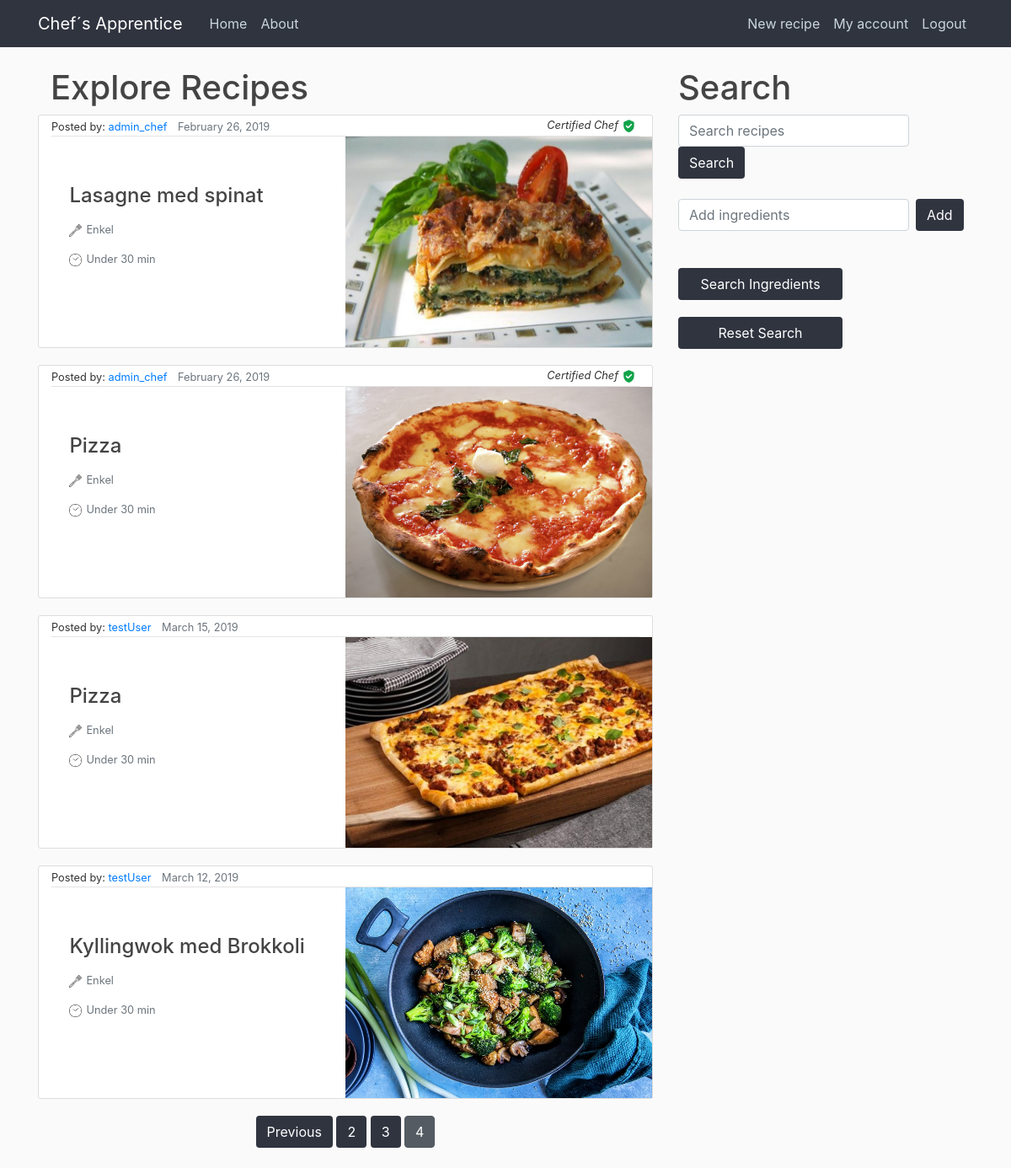
The app's page /?page=4&q= (signed in) with its own data.
### chefs_apprentice/models.py (models this page shows, shortened)
class Recipe(models.Model):
    title = models.CharField(max_length=100)  # tenkt samme som tilhørende post
    ingredients = models.ManyToManyField(ChosenIngredient, blank=True, related_name='+')  # liste av ingrediensobjekter
    description = models.TextField()  # tenkt sammen med content i post
    date_posted = models.DateTimeField(
        default=timezone.now)  # DateTimeField(auto_now=True) ville satt datoen til akkurat nå
    author = models.ForeignKey(User,
                               on_delete=models.CASCADE)  # on_delete=models.CASCADE sier at hvis brukeren blir slettet vil postene også bli slettet
    image = models.ImageField(default='default.jpg', upload_to='food_pics')
    visible = models.BooleanField(default=True)
    NIVA = (
        ('E', 'Enkel'),
        ('M', 'Middels'),
        ('V', 'Vanskelig'),
    )
    TID = (
        ('L', 'Under 30 min'),
        ('M', 'Ca. 30-60 min'),
        ('S', 'Over 1 time'),
    )
    tid = models.CharField(default='L', max_length=1, choices=TID)
    niva = models.CharField(default='E', max_length=1, choices=NIVA)

### chefs_apprentice/views.py (the view, shortened to what this page needs)
# urls.py: path('', views.home, name='chef-home'),
@login_required
def home(request):
    queryset = Recipe.objects.all().order_by("-date_posted") # sorterer visning av oppskrifter på hjemmesiden slik at de nyeste kommer øverst.
    recipe = queryset[0]
    start_list = []
    for a in queryset:
        if a.author.is_staff:
            start_list.append(a)
    for b in queryset:
        if b.author.is_staff == False:
            start_list.append(b)
    query = request.GET.get("q")
    if query:
        queryset = queryset.filter(
            Q(title__icontains=query) # hvis en oppskriftstittel inneholder søkeordet - legg til oi queryset
        )
    query_i = request.GET.get("q_i")
    if request.GET.get("search_ingredient"):
        queryset = getRecipies(queryset, curr_i.current_ingredients)
    if not request.GET.get("search_ingredient") and not query:
        queryset = start_list
    if request.GET.get("reset"):
        curr_i.current_ingredients = set([])
    paginator = Paginator(queryset, 5) # Vis 5 oppskrifter per side
    page = request.GET.get('page')
    queryset = paginator.get_page(page)
    context = {
        'recipies': queryset,
        'current_ingredients': curr_i.current_ingredients
    }
    return render(request, 'chefs_apprentice/home.html', context)

### chefs_apprentice/templates/chefs_apprentice/home.html (shortened to what this page needs)
{% extends "chefs_apprentice/base.html" %}
{% block content%}
<div class="container">
  <div class="row">
    <div class="col">
        <h1>Explore Recipes</h1>
    </div>
    </div>
</div>
  {% for recipe in recipies %}
    {% if recipe.visible %}
      <article class="media recipe-section">
        <div class="container">
          <div class="article-metadata">
            <small>Posted by: <a class="mr-2" href="#">{{ recipe.author }}</a></small>
            <small class="text-muted">{{ recipe.date_posted|date:"F d, Y" }}</small>
            <small class="certification">{% if recipe.author.is_staff %}<i>Certified Chef</i><img class="verified" id="certified" src="static/chefs_apprentice/verified.png" alt="#">{% endif %}</small>
          </div>
          <div class="row">
            <div class="col-sm pt-5">
                <h2><a class="article-title" href="{%url 'view_recipe' recipetitle=recipe.title pk=recipe.pk%}">{{ recipe.title }}</a></h2>
                <small class="article-content text-muted"><img class="verified" src="static/chefs_apprentice/spatula.png" alt="#">{{ recipe.get_niva_display }}</small>
                <small class="article-content text-muted"><img class="verified" src="static/chefs_apprentice/time.png" alt="#">{{ recipe.get_tid_display }}</small>
            </div>
            <div class="col-sm">
              <img class="food_image" src="{{ recipe.image.url }}" alt="#">
            </div>
          </div>
        </div>
      </article>
    {% endif %}
  {% endfor  %}
  <div class="pagination">
    <span class="step-links">
        {% if recipies.has_previous %}
            <a class="btn btn-rounded-info mb-4" href="?page={{ recipies.previous_page_number }}&q={{ request.GET.q }}">Previous</a>
        {% endif %}
        {% for num in recipies.paginator.page_range %}
          {% if recipies.number == num %}
            <a class="btn btn-secondary active mb-4" href="?page={{ num }}&q={{ request.GET.q }}">{{ num }}</a>
          {% elif num > recipies.number|add:'-3' and num < recipies.number|add:'3' %}
            <a class="btn btn-rounded-info mb-4" href="?page={{ num }}">{{ num }}</a>
          {% endif %}
        {% endfor %}
    </span>
</div>
{% endblock content %}

### chefs_apprentice/static/chefs_apprentice/main.css (style rules this page uses)
body { background: #fafafa; color: #333333; margin-top: 5rem; }
h1, h2, h3, h4, h5, h6 { color: #444444; }
.recipe-section { background: #ffffff; padding: 0; border: 1px solid #dddddd; border-radius: 3px; margin-bottom: 20px; }
.article-title { color: #444444; font-size: 1.5rem; justify-content: center; margin-left: 10%; margin-right: 10px; text-align: justify; }
.col-sm { margin: 0; padding: 0; }
.article-content { white-space: pre-line; display: block; justify-content: center; margin: 15px 10%; margin-left: 10%; }
.article-metadata { padding-bottom: 0; margin-bottom: 0; border-bottom: 1px solid #e3e3e3 }
.btn { background-color: #2F343F; color: white; }
.food_image { height: 250px; width: 100%; float: right; padding: 0; margin: 0; }
.certification { float: right; margin-top: 2px; }
#certified { margin-left: 5px; }
.verified { height: 15px; width: 15px; margin-right: 5px; }
.step-links { margin: auto; }

### records on screen
Recipe: author "admin_chef", date_posted "February 26, 2019", visible True (drawn), title "Lasagne med spinat", niva "Enkel", tid "Under 30 min", image (picture)
Recipe: author "admin_chef", date_posted "February 26, 2019", visible True (drawn), title "Pizza", niva "Enkel", tid "Under 30 min", image (picture)
Recipe: author "testUser", date_posted "March 15, 2019", title "Pizza", visible True (drawn), niva "Enkel", tid "Under 30 min", image (picture)
Recipe: author "testUser", date_posted "March 12, 2019", title "Kyllingwok med Brokkoli", visible True (drawn), niva "Enkel", tid "Under 30 min", image (picture)

### other values on screen
{{ num }} "2" "3"
{{ num }} "4"
